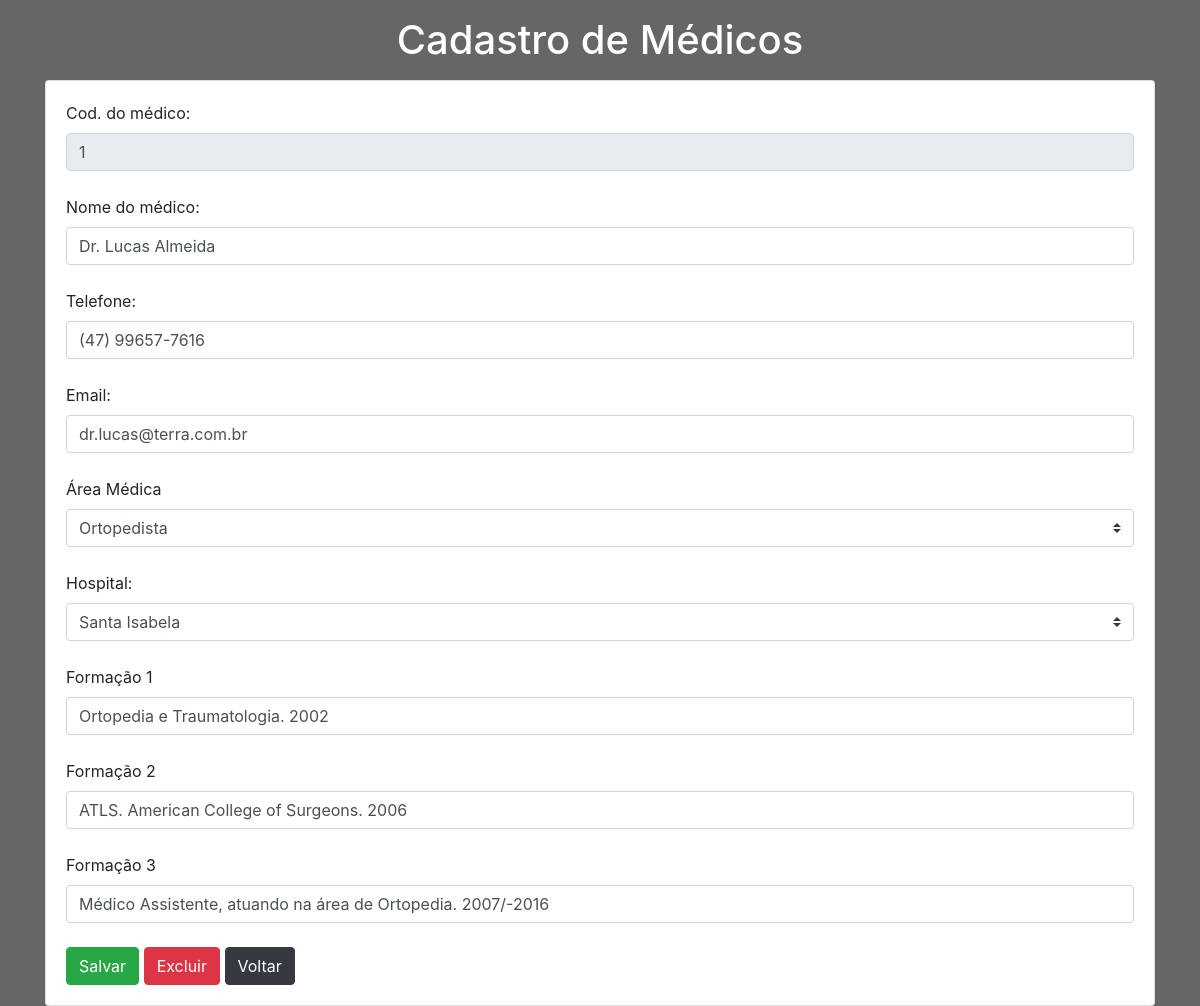
The app's page /cadastro_medico.php?id=1 (signed in) with its own data.
### tables this page shows
CREATE TABLE `tb_medicos` (
  `id` int(11) NOT NULL,
  `nome` varchar(50) DEFAULT NULL,
  `telefone` varchar(15) DEFAULT NULL,
  `email` varchar(50) DEFAULT NULL,
  `fk_am` int(11) DEFAULT NULL,
  `fk_hospital` int(11) DEFAULT NULL,
  `formacao1` varchar(255) DEFAULT NULL,
  `formacao2` varchar(255) DEFAULT NULL,
  `formacao3` varchar(255) DEFAULT NULL,
  `nome_imagem` text
);

CREATE TABLE `tb_area_medica` (
  `id` int(11) NOT NULL,
  `area_medica` varchar(50) DEFAULT NULL
);

CREATE TABLE `tb_hospital` (
  `id` int(11) NOT NULL,
  `nome` varchar(50) DEFAULT NULL,
  `telefone` varchar(50) DEFAULT NULL,
  `cidade` varchar(50) DEFAULT NULL
);

### backend/painel_medico.php (called while the page is built, shortened)
<?php
	require_once('include/conexao.php');
	if (isset($_GET['id'])) {
		$id_usuario = $_GET['id'];
	}
	if (isset($id_usuario)) {
		$sql = "SELECT * FROM tb_medicos WHERE id = $id_usuario";
		$queryUsuario = mysqli_query($con, $sql);
		$resultadoUsuario = mysqli_fetch_array($queryUsuario);
	}
?>

### cadastro_medico.php (the view, shortened to what this page needs)
<?php
	require_once('include/conexao.php');
	require_once('backend/painel_medico.php');
	$sql = "SELECT * FROM tb_area_medica";
	$queryAreas = mysqli_query($con, $sql);
	$sql = "SELECT * FROM tb_hospital";
	$queryHospital = mysqli_query($con, $sql);
?>
<!DOCTYPE html>
<html>
<head>
	<link rel="stylesheet" href="https://stackpath.bootstrapcdn.com/bootstrap/4.3.1/css/bootstrap.min.css">
</head>
<body style="background-color: rgba(0,0,0,0.6);">
	<div class="container-fluid">
		<div class="container">
			<h1 class="text-center mt-3 text-white">Cadastro de Médicos</h1>
			<div class="card mt-3">
				<div class="card-body">
					<form method="post" action="" name="formCadastro">
						<label for="cod_medico">Cod. do médico:</label>
						<input type="number" name="cod_medico" id="cod_medico" placeholder="Ex: 1" disabled class="form-control" value="<?=$resultadoUsuario['id']?>"><br>
						<label for="nome_medico">Nome do médico:</label>
						<input type="text" name="nome_medico" id="nome_medico" class="form-control" placeholder="Ex: Dr. Ray" value="<?=$resultadoUsuario['nome']?>"><br>
						<label for="telefone">Telefone:</label>
						<input type="text" name="telefone" id="telefone" class="form-control" placeholder="(47) 33236098" value="<?=$resultadoUsuario['telefone']?>">
						<label for="email" class="pt-4">Email:</label>
						<input type="email" name="email" id="email" class="form-control" placeholder="dr.hercules@gmail.com" value="<?=$resultadoUsuario['email']?>">
						<label for="area_medica" class="pt-4">Área Médica</label>
						<select name="area_medica" id="area_medica" class="custom-select">
							<?php while($resultadoAreas = mysqli_fetch_array($queryAreas)) { ?>
								<option value="<?=$resultadoAreas['id']?>" <?= ($resultadoUsuario['fk_am']==$resultadoAreas['id']) ? 'selected' : ''?> ><?=$resultadoAreas['area_medica']?></option>
							<?php } ?>
						</select>
						<label for="hospital" class="pt-4">Hospital:</label>
						<select name="hospital" id="hospital" class="custom-select">
							<?php while($resultadoHospital = mysqli_fetch_array($queryHospital)) { ?>
								<option value="<?=$resultadoHospital['id']?>"  <?= ($resultadoUsuario['fk_hospital']==$resultadoHospital['id']) ? 'selected' : ''?>><?=$resultadoHospital['nome']?></option>
							<?php } ?>
						</select>
						<label for="formacao_1" class="pt-4">Formação 1</label>
						<input type="text" name="formacao_1" id="formacao_1" class="form-control" placeholder="Especialização" value="<?=$resultadoUsuario['formacao1']?>">
						<label for="formacao_2" class="pt-4">Formação 2</label>
						<input type="text" name="formacao_2" id="formacao_2" class="form-control" placeholder="Especialização" value="<?=$resultadoUsuario['formacao2']?>">
						<label for="formacao_3" class="pt-4">Formação 3</label>
						<input type="text" name="formacao_3" id="formacao_3" class="form-control" placeholder="Especialização" value="<?=$resultadoUsuario['formacao3']?>">
						<input type="submit" name="btnSalvar" value="Salvar" class="btn btn-success mt-4">
						<input type="submit" name="btnExcluir" value="Excluir" class="btn btn-danger mt-4">
						<a href="profissional.php" class="btn btn-dark mt-4">Voltar</a>
					</form>
				</div>
			</div>
		</div>
	</div>
</body>
</html>

### records on screen
tb_medicos: cod_medico "1", nome_medico "Dr. Lucas Almeida", telefone "(47) 99657-7616", email "dr.lucas@terra.com.br", area_medica "Ortopedista", hospital "Santa Isabela", formacao_1 "Ortopedia e Traumatologia. 2002", formacao_2 "ATLS. American College of Surgeons. 2006", formacao_3 "Médico Assistente, atuando na área de Ortopedia. 2007/-2016"
